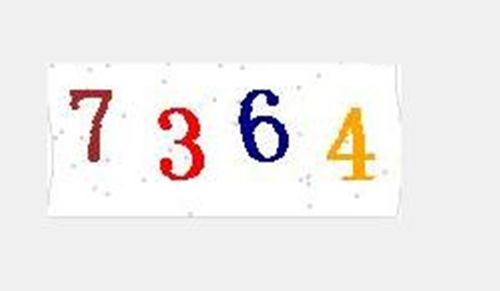
#> input picture AI/MNIST/image/timg.jpeg, 500 x 291 px
$ python go.py   (Python 2 division)   (older library calls are emulated)
#> lines starting #> are read from the running program, lines starting #| are printed output that depends on the picture; after the words box and inside, x2 and y2 are one past the last pixel; in counts of white or black regions, pixels touching at a corner belong together
# coding:utf-8

import copy
import sys

import cv2
import matplotlib.pyplot as plt
import numpy as np
import tensorflow as tf
from PIL import Image, ImageFilter


#灰度化处理
def cvt_Color(img):
    img=cv2.cvtColor(img,cv2.COLOR_BGR2GRAY)
    return img


# 去边框/加边框
def get_Side(img):
    # 将图片的边缘变为白色
    height, width = img.shape
    for i in range(width):
        img[0, i] = 255
        img[height-1, i] = 255
    for j in range(height):
        img[j, 0] = 255
        img[j, width-1] = 255
    return img


# 中值滤波,降噪
def median_Blur(img, m=3):
    blur = cv2.medianBlur(img, m) #模板大小3*3
    return blur


# 二值化处理
def thresh_old(img, l=100, h=255):
    ret,im_fixed=cv2.threshold(img,l,h,cv2.THRESH_BINARY)
    #im_fixed = cv2.adaptiveThreshold(img, 255, cv2.ADAPTIVE_THRESH_GAUSSIAN_C, cv2.THRESH_BINARY, 21, 1)
    return im_fixed


def takeSecond(elem):
    return elem[1]


# 裁剪字符
def cut(img):
    # 查找检测物体的轮廓
    image, contours, hierarchy = cv2.findContours(img, 2, 2)
    # 计数器
    flag = 1
    member = []
    lists = []
    for cnt in contours:

        # 最小的外接矩形, cnt是一个二值图, x,y是矩阵左上点的坐标, w,h是矩阵的宽和高
        x, y, w, h = cv2.boundingRect(cnt)
        if x != 0 and y != 0 and w*h >= 500:
            #print((x,y,w,h))
            # 调整图像尺寸为28*28
            resize_img = cv2.resize(img[y:y+h, x:x+w], (28,28))
            # 再次二值化
            im_fixed = thresh_old(resize_img, 200, 255)
            # 显示图片
            new_img = get_Side(im_fixed)
            image = Image.fromarray(new_img)
            member.append(image)
            member.append(x)
            lists.append(member)
            member = []
            flag += 1
    lists.sort(key=takeSecond)
    return lists


def imageprepare(lists):

    result_list = []
    for img in lists:
        img = img[0]
        data = list(img.getdata())
        result = [ (255-x)*1.0/255.0 for x in data]
        result_list.append(result)

    x = tf.placeholder("float", shape=[None, 784])
    #训练标签数据
    y_ = tf.placeholder("float", shape=[None, 10])
    x_image = tf.reshape(x, [-1,28,28,1])

    conv1_weights = tf.get_variable("conv1_weights", [5, 5, 1, 32], initializer=tf.truncated_normal_initializer(stddev=0.1))
    conv1_biases = tf.get_variable("conv1_biases", [32], initializer=tf.constant_initializer(0.0))
    conv1 = tf.nn.conv2d(x_image, conv1_weights, strides=[1, 1, 1, 1], padding='SAME')
    relu1 = tf.nn.relu( tf.nn.bias_add(conv1, conv1_biases) )
    pool1 = tf.nn.max_pool(relu1, ksize=[1, 2, 2, 1], strides=[1, 2, 2, 1], padding='SAME')

    conv2_weights = tf.get_variable("conv2_weights", [5, 5, 32, 64], initializer=tf.truncated_normal_initializer(stddev=0.1)) #过滤器大小为5*5, 当前层深度为32， 过滤器的深度为64
    conv2_biases = tf.get_variable("conv2_biases", [64], initializer=tf.constant_initializer(0.0))
    conv2 = tf.nn.conv2d(pool1, conv2_weights, strides=[1, 1, 1, 1], padding='SAME') #移动步长为1, 使用全0填充
    relu2 = tf.nn.relu( tf.nn.bias_add(conv2, conv2_biases) )

    pool2 = tf.nn.max_pool(relu2, ksize=[1, 2, 2, 1], strides=[1, 2, 2, 1], padding='SAME')

    fc1_weights = tf.get_variable("fc1_weights", [7 * 7 * 64, 1024], initializer=tf.truncated_normal_initializer(stddev=0.1)) #7*7*64=3136把前一层的输出变成特征向量
    fc1_baises = tf.get_variable("fc1_baises", [1024], initializer=tf.constant_initializer(0.1))
    pool2_vector = tf.reshape(pool2, [-1, 7 * 7 * 64])
    fc1 = tf.nn.relu(tf.matmul(pool2_vector, fc1_weights) + fc1_baises)

    #为了减少过拟合，加入Dropout层
    keep_prob = tf.placeholder(tf.float32)
    fc1_dropout = tf.nn.dropout(fc1, keep_prob)

    #第六层：全连接层
    fc2_weights = tf.get_variable("fc2_weights", [1024, 10], initializer=tf.truncated_normal_initializer(stddev=0.1)) #神经元节点数1024, 分类节点10
    fc2_biases = tf.get_variable("fc2_biases", [10], initializer=tf.constant_initializer(0.1))
    fc2 = tf.matmul(fc1_dropout, fc2_weights) + fc2_biases

    #第七层：输出层
    # softmax
    y_conv = tf.nn.softmax(fc2)

    #定义交叉熵损失函数
    cross_entropy = tf.reduce_mean(-tf.reduce_sum(y_ * tf.log(y_conv), reduction_indices=[1]))

    #选择优化器，并让优化器最小化损失函数/收敛, 反向传播
    train_step = tf.train.AdamOptimizer(1e-4).minimize(cross_entropy)

    # tf.argmax()返回的是某一维度上其数据最大所在的索引值，在这里即代表预测值和真实值
    # 判断预测值y和真实值y_中最大数的索引是否一致，y的值为1-10概率
    correct_prediction = tf.equal(tf.argmax(y_conv,1), tf.argmax(y_,1))

    # 用平均值来统计测试准确率
    accuracy = tf.reduce_mean(tf.cast(correct_prediction, tf.float32))


    #导入训练好的模型
    sess = tf.InteractiveSession()
    saver = tf.train.Saver()
    tf.global_variables_initializer().run()
    saver.restore(sess, "save/model.ckpt")
    #print("W1:", sess.run(conv1_weights)) # 打印v1、v2的值一会读取之后对比
    #print("W2:", sess.run(conv1_biases))
    prediction=tf.argmax(y_conv,1)
    res = ""
    for result in result_list:
        predint=prediction.eval(feed_dict={x: [result],keep_prob: 1.0}, session=sess)
        #predint2=prediction.eval(feed_dict={x: [result],keep_prob: 1.0}, session=sess)
        #print('recognize result:')
        #print(predint[0])
        res = res + bytes(predint[0])
    return res


def process_img(filedir):
    #读入原始图像
#> called with filedir = 'image/timg.jpeg'
    img=cv2.imread(filedir)
#> img is the input picture: shape (291, 500, 3); mean B, G, R 235.9, 236.8, 239.9
    # 灰度图
    gary = cvt_Color(img)
#> in cvt_Color, `img=cv2.cvtColor(img,cv2.COLOR_BGR2GRAY)`:
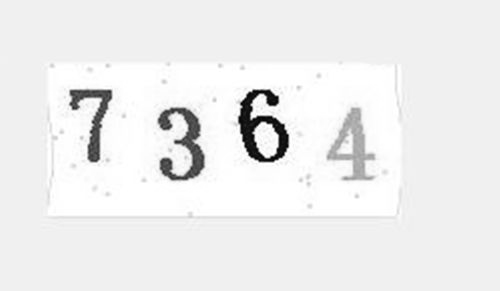
#> img: shape (291, 500); min 5, max 255, mean 237.7
    # 降噪
    blur = median_Blur(gary)
    # 二值化
    thresh = thresh_old(blur)
#> in thresh_old, `ret,im_fixed=cv2.threshold(img,l,h,cv2.THRESH_BINARY)`:
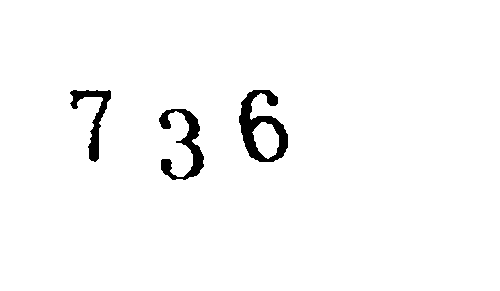
#> im_fixed: shape (291, 500); 97.6% white; 3 black regions
#> in thresh_old, `ret,im_fixed=cv2.threshold(img,l,h,cv2.THRESH_BINARY)`: ret = 100
    # 裁剪

    lists = cut(thresh)
#> in cut, `image, contours, hierarchy = cv2.findContours(img, 2, 2)`: contours = 5 contours; box (x1, y1, x2, y2) and area: (0, 0, 500, 291) 144710, (238, 89, 289, 163) 2331, (158, 108, 205, 181) 1298, (69, 89, 112, 163) 954, (252, 122, 279, 159) 644
#> the loop in cut, `for cnt in contours:` made 5 passes
#> (x, y, w, h) on passes 1, 3, 4, 5: (252, 122, 27, 37), (158, 108, 47, 73), (238, 89, 51, 74), (69, 89, 43, 74)
#> (cnt, x, y, w, h) on pass 2: ([[0, 0], [0, 290], [499, 290], [499, 0]], 0, 0, 500, 291)
#> pass 1, in thresh_old (call 2), `ret,im_fixed=cv2.threshold(img,l,h,cv2.THRESH_BINARY)`:
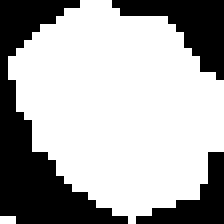
#> im_fixed: shape (28, 28) (shown 8 times larger); 67.1% white; 3 black regions, box (x1, y1, x2, y2) and area: (0, 0, 16, 28) 157, (14, 0, 28, 10) 61, (17, 19, 28, 28) 40
#> pass 1, in cut, `new_img = get_Side(im_fixed)`:
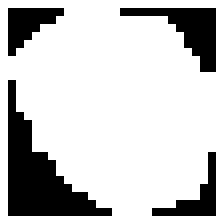
#> new_img: shape (28, 28) (shown 8 times larger); 78.8% white; 4 black regions, box (x1, y1, x2, y2) and area: (1, 10, 14, 27) 84, (15, 1, 27, 9) 38, (1, 1, 8, 7) 23, (19, 19, 27, 27) 21
#> after the loop in cut, `for cnt in contours:`:
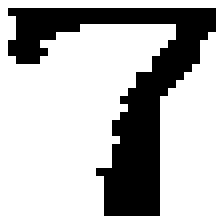
#> im_fixed: shape (28, 28) (shown 8 times larger); 72.8% white; 1 black region, box (x1, y1, x2, y2) and area: (1, 1, 27, 27) 213
#> after the loop in cut, `for cnt in contours:`:
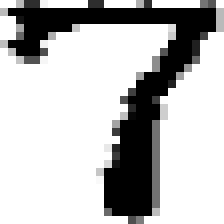
#> resize_img: shape (28, 28) (shown 8 times larger); min 0, max 255, mean 188.9
#> after the loop in cut, `for cnt in contours:`: flag = 5; lists = 4 items
#> lists = 4 items
    result = imageprepare(lists)
#> the loop in imageprepare, `for img in lists:` made 4 passes
#> pass 3, in imageprepare, `img = img[0]`:
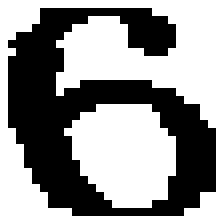
#> img: PIL image 28x28 L (shown 8 times larger); 58.4% white; 1 black region, box (x1, y1, x2, y2) and area: (1, 1, 27, 27) 326
    return result


if __name__ == "__main__":
    print process_img('image/timg.jpeg')
#> (the call stopped at in imageprepare, `x = tf.placeholder("float", shape=[None, 784])`: tensorflow is not available in this run)

$ run again, with AI/MNIST/image/111.png saved as AI/MNIST/image/timg.jpeg
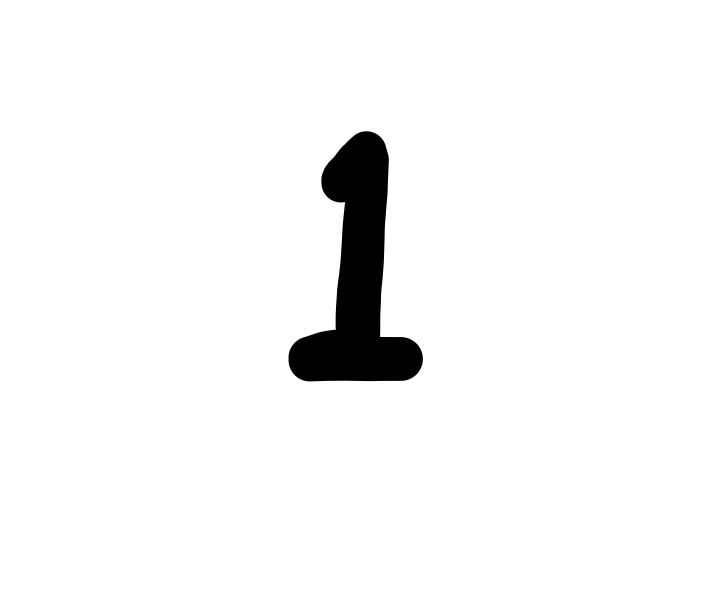
#> input picture AI/MNIST/image/111.png, 710 x 599 px
#> in process_img, img is the input picture: shape (599, 710, 3); min 0, max 255, mean 245.8
#> img: shape (599, 710)
#> im_fixed: shape (599, 710); 96.4% white; 1 black region
#> ret = 100
#> contours = 2 contours; box (x1, y1, x2, y2) and area: (0, 0, 710, 599) 423982, (288, 130, 424, 382) 15594
#> the loop in cut, `for cnt in contours:` made 2 passes
#> (x, y, w, h, ret in thresh_old, height in get_Side, width in get_Side, flag) on pass 2: (288, 130, 136, 252, 200, 28, 28, 2)
#> pass 2, in cut, `new_img = get_Side(im_fixed)`:
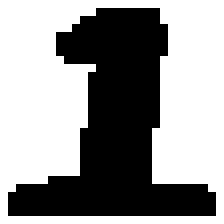
#> new_img: shape (28, 28) (shown 8 times larger); 58.7% white; 1 black region, box (x1, y1, x2, y2) and area: (1, 1, 27, 27) 324
#> after the loop in cut, `for cnt in contours:`: flag = 2; lists = 1 item
#> the loop in imageprepare, `for img in lists:` made 1 pass
